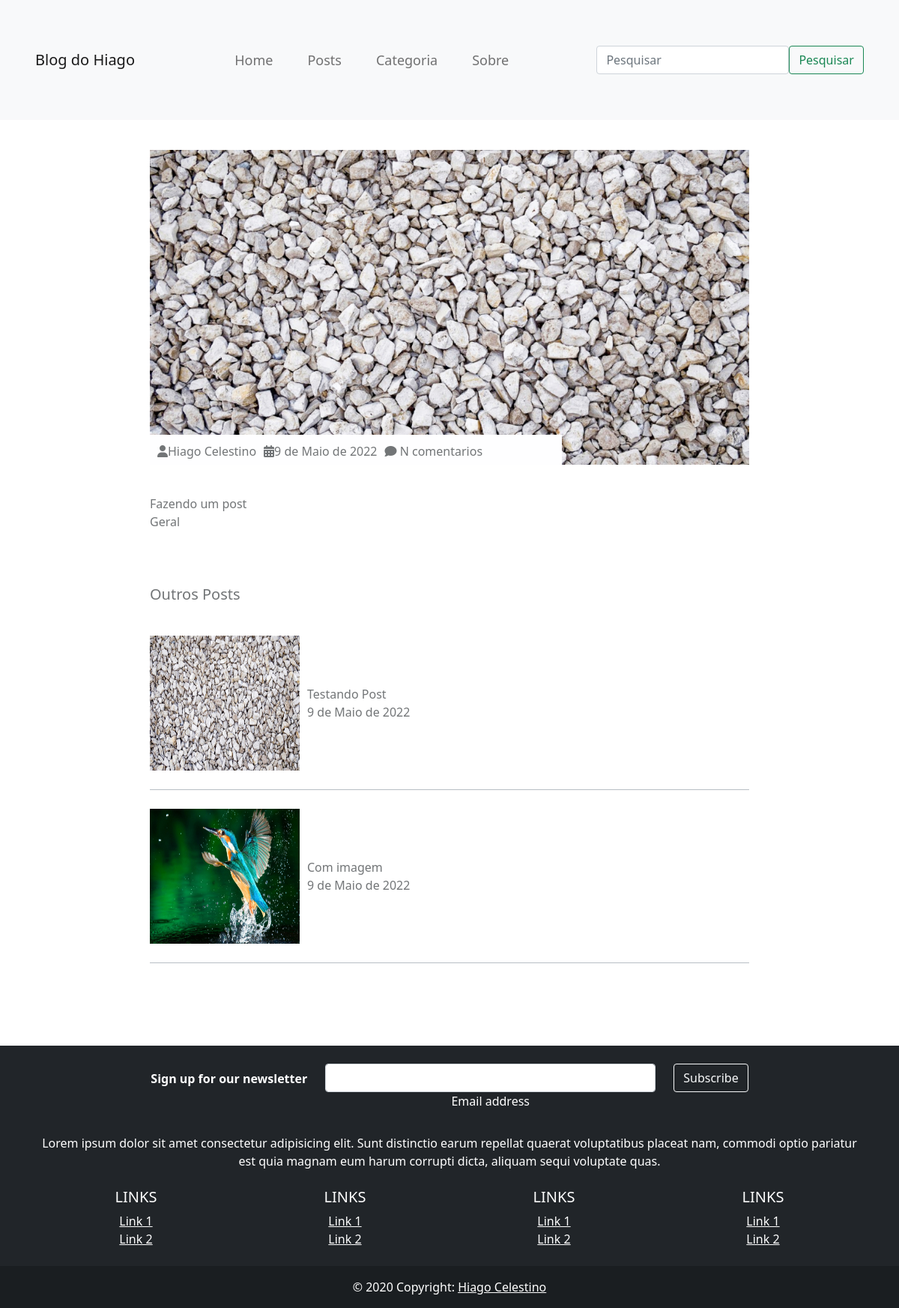
The page / on the database its author committed.
### posts/models.py (models this page shows)
class Post(models.Model):
    usuario = models.ForeignKey(Usuario,on_delete=models.CASCADE)
    categoria = models.ForeignKey(Categoria,on_delete=models.CASCADE, default=1)
    titulo = models.CharField(max_length=100)
    foto_post = models.ImageField(upload_to='fotos/%d/%m/%Y/', blank=True)
    data = models.DateField(default=datetime.now(), blank=True)
    corpo_post = models.TextField()

### usuario/models.py (models this page shows)
class Usuario(models.Model):
    nome = models.CharField(max_length=100)
    email = models.CharField(max_length=100)

### categoria/models.py (models this page shows)
class Categoria(models.Model):
    dsc_categoria = models.CharField(max_length=50)

### posts/views.py (the view)
# urls.py: path('', views.index, name='index'),
def index(request):
    posts = Post.objects.all()
    dados = {
        'posts': posts
    }
    return render(request, 'index.html', dados)

### posts/templates/index.html
{% extends 'base.html' %}
{% load static %}
{%block head%}
    <link rel="stylesheet" type="text/css" href="{% static 'css/post.css' %}">
{%endblock%}
{% block conteudo %}
    <main>
        <div class="container-posts">
            <div class="post-home">
                <div class="foto-post-home">
                    <img src="{% static 'img/post.jpg'%}"/>
                    <div class="info-post">
                        <span><i class="fas fa-user"></i>{{ posts.0.usuario.nome }}</span>
                        <span><i class="fa fa-calendar" aria-hidden="true"></i>{{ posts.0.data }}</span>
                        <span><i class="fa-solid fa-comment"></i> N comentarios</span>
                    </div>
                </div>
                <div class="info-conteudo-post">
                    <span class="titulo-post">{{ posts.0.titulo }}</span>
                    <span class="categoria">{{ posts.0.categoria.dsc_categoria }}</span>
                </div>
            </div>
            <div class="coluna-posts">
                <span>Outros Posts</span>
                {% for post in posts %}
                {% if not forloop.first %}
                <a href="{% url 'post' post.id %}">
                    <div class="post-linha">
                        {% if post.foto_post != ''%}
                        <img src="{{ post.foto_post.url }}"/>
                        {% else %}
                        <img src="static/img/post.jpg"/>
                        {% endif %}
                        <div class="info-post-vertical">
                            <span>{{ post.titulo }}</span>
                            <span>{{ post.data }}</span>
                        </div>
                    </div>
                </a>
                {%endif%}
                {% endfor %}
            </div>
        </div>
    </main>
{% endblock %}

### posts/templates/base.html (shortened to what this page needs)
{% load static%}
<!DOCTYPE html>
<html lang="pt-br">
<head>
    <link rel="stylesheet" type="text/css" href="{% static 'css/all.css' %}">
    <link rel="stylesheet" type="text/css" href="{% static 'css/menu.css' %}">
    <link href="https://cdn.jsdelivr.net/npm/bootstrap@5.1.3/dist/css/bootstrap.min.css" rel="stylesheet">
    {% block head %}{% endblock %}
</head>
<body>
    {% include 'partials/_menu.html' %}
    {% block conteudo%}{% endblock %}
    {% include 'partials/_footer.html' %}
</body>
</html>

### posts/templates/partials/_menu.html (shortened to what this page needs)
{% load static %}
<header>
    <nav class="navbar navbar-expand-lg navbar-light bg-light">
        <div class="collapse navbar-collapse" id="navbarTogglerDemo01">
          <a class="navbar-brand" href="#">Blog do Hiago</a>
          <ul class="navbar-nav mr-auto mt-2 mt-lg-0">
            <li class="nav-item active">
              <a class="nav-link" href="{% url 'index' %}">Home</span></a>
            </li>
            <li class="nav-item">
              <a class="nav-link" href="{% url 'posts' %}">Posts</a>
            </li>
            <li class="nav-item">
              <a class="nav-link" href="#">Categoria</a>
            </li>
            <li class="nav-item">
                <a class="nav-link" href="#">Sobre</a>
            </li>
          </ul>
          <form class="form-inline my-2 my-lg-0">
            <input class="form-control mr-sm-2" type="search" placeholder="Pesquisar" aria-label="Pesquisar">
            <button class="btn btn-outline-success my-2 my-sm-0" type="submit">Pesquisar</button>
          </form>
        </div>
      </nav>
</header>

### posts/templates/partials/_footer.html
{% load static %}
    <footer class="bg-dark text-center text-white">
        <div class="container p-4">
          <section class="">
            <form action="">
              <div class="row d-flex justify-content-center">
                <div class="col-auto">
                  <p class="pt-2">
                    <strong>Sign up for our newsletter</strong>
                  </p>
                </div>
                <div class="col-md-5 col-12">
                  <div class="form-outline form-white mb-4">
                    <input type="email" id="form5Example21" class="form-control" />
                    <label class="form-label" for="form5Example21">Email address</label>
                  </div>
                </div>
                <div class="col-auto">
                  <button type="submit" class="btn btn-outline-light mb-4">
                    Subscribe
                  </button>
                </div>
              </div>
            </form>
          </section>
          <section class="mb-4">
            <p>
              Lorem ipsum dolor sit amet consectetur adipisicing elit. Sunt distinctio earum
              repellat quaerat voluptatibus placeat nam, commodi optio pariatur est quia magnam
              eum harum corrupti dicta, aliquam sequi voluptate quas.
            </p>
          </section>
          <section class="">
            <div class="row">
              <div class="col-lg-3 col-md-6 mb-4 mb-md-0">
                <h5 class="text-uppercase">Links</h5>
                <ul class="list-unstyled mb-0">
                  <li>
                    <a href="#!" class="text-white">Link 1</a>
                  </li>
                  <li>
                    <a href="#!" class="text-white">Link 2</a>
                  </li>
                </ul>
              </div>
              <div class="col-lg-3 col-md-6 mb-4 mb-md-0">
                <h5 class="text-uppercase">Links</h5>
                <ul class="list-unstyled mb-0">
                  <li>
                    <a href="#!" class="text-white">Link 1</a>
                  </li>
                  <li>
                    <a href="#!" class="text-white">Link 2</a>
                  </li>
                </ul>
              </div>
              <div class="col-lg-3 col-md-6 mb-4 mb-md-0">
                <h5 class="text-uppercase">Links</h5>
                <ul class="list-unstyled mb-0">
                  <li>
                    <a href="#!" class="text-white">Link 1</a>
                  </li>
                  <li>
                    <a href="#!" class="text-white">Link 2</a>
                  </li>
                </ul>
              </div>
              <div class="col-lg-3 col-md-6 mb-4 mb-md-0">
                <h5 class="text-uppercase">Links</h5>
                <ul class="list-unstyled mb-0">
                  <li>
                    <a href="#!" class="text-white">Link 1</a>
                  </li>
                  <li>
                    <a href="#!" class="text-white">Link 2</a>
                  </li>
                </ul>
              </div>
            </div>
          </section>
        </div>
        <div class="text-center p-3" style="background-color: rgba(0, 0, 0, 0.2);">
          © 2020 Copyright:
          <a class="text-white" href="https://github.com/hiagocelestino">Hiago Celestino</a>
        </div>
    </footer>

### blogdjango/static/css/all.css (style rules this page uses)
main { padding:40px 200px; color:#727577; }

### blogdjango/static/css/menu.css (style rules this page uses)
nav { height:160px; font-size:18px; }
nav li { padding: 5px 15px; }
.navbar-expand-lg .navbar-collapse { justify-content:space-around; }
nav form { display:flex; }

### blogdjango/static/css/post.css (style rules this page uses)
.container-posts > div { margin-bottom:70px; }
.foto-post-home img { width:100%; }
.foto-post-home .info-post { width:550px; height:40px; font-size:16px; display:flex; flex-direction:row; justify-content:flex-start; background-color:#fefeff; padding:5px; position:relative; bottom:40px; }
.foto-post-home .info-post span { margin:5px; }
.coluna-posts > span { font-size:20px; margin-bottom:15px; }
.info-conteudo-post { display:flex; flex-direction:column; }
.coluna-posts { display:flex; flex-direction:column; }
.coluna-posts .post-linha { width:100%; display:flex; flex-direction:row; padding:25px 0; border-bottom: 1px solid #b8bec4; }
.coluna-posts a { display: block; text-decoration: none; color:inherit; }
.coluna-posts .post-linha img { width:200px; height:180px; }
.info-post-vertical { display: flex; flex-direction:column; justify-content:center; margin-left:10px; }

### rows shown on the page
Post: usuario.nome "Hiago Celestino", data "9 de Maio de 2022", titulo "Fazendo um post", categoria.dsc_categoria "Geral"
Post: titulo "Testando Post", data "9 de Maio de 2022"
Post: foto_post (picture), titulo "Com imagem", data "9 de Maio de 2022"
